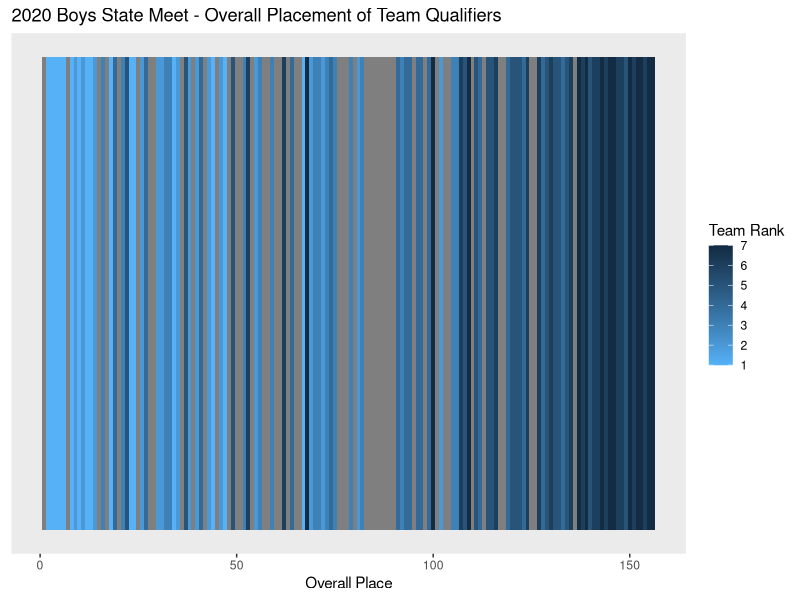
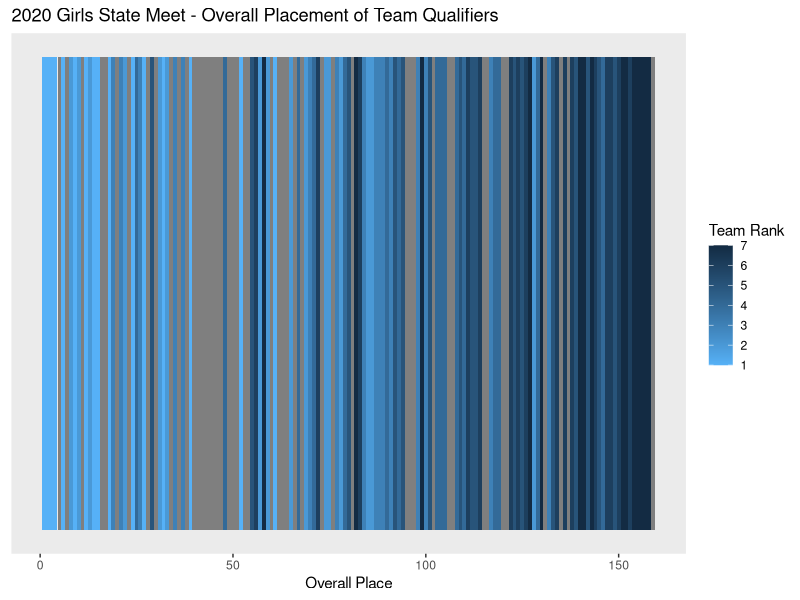

These figures' R source, in order:
## ---- chunk 1
library(dplyr)
library(tidyr)
library(ggplot2)
library(knitr)

knitr::opts_chunk$set(echo=FALSE)
knitr::opts_chunk$set(message = FALSE)

compute_team_ranks <- function(data) {
  data %>%
    group_by(TEAM) %>%
    mutate(
      team_rank = rank(PLACE),
      team_size = n()
    ) %>%
    mutate(
      team_rank = ifelse(team_size > 4, team_rank, NA)
    ) %>%
    ungroup()
}

girls <- read.csv('./girls_2020.csv') %>%
  mutate(
    TEAM = ifelse(TEAM == 'St. Paul Academy', 'St Paul Academy', TEAM) # just for name alignment with boys
  ) %>%
  compute_team_ranks()
boys <-read.csv('./boys_2020.csv') %>%
  compute_team_ranks()
sections <- read.csv('./sections.csv')
sections_results <- read.csv('./results/sections_data.csv')
## ---- chunk 2
ggplot(boys, aes(PLACE, 1, fill= team_rank)) + 
  geom_tile() +
  scale_fill_gradient(low = "#56B1F7", high = "#132B43") +
  theme(axis.title.y=element_blank(),
        axis.text.y=element_blank(),
        axis.ticks.y=element_blank(),
        panel.grid.major = element_blank(), 
        panel.grid.minor = element_blank()) +
  xlab('Overall Place') +
  labs(fill="Team Rank") +
  ggtitle('2020 Boys State Meet - Overall Placement of Team Qualifiers')
## ---- chunk 3
boys %>%
  filter(!is.na(team_rank)) %>%
  mutate(
    `Team Rank` = team_rank
  ) %>%
  group_by(`Team Rank`) %>%
  summarize(
    `Average Overall Placement` = mean(PLACE),
  ) %>%
  kable()
## ---- chunk 4
ggplot(girls, aes(PLACE, 1, fill= team_rank)) + 
  geom_tile() +
  scale_fill_gradient(low = "#56B1F7", high = "#132B43") +
  theme(axis.title.y=element_blank(),
        axis.text.y=element_blank(),
        axis.ticks.y=element_blank(),
        panel.grid.major = element_blank(), 
        panel.grid.minor = element_blank()) +
  xlab('Overall Place') +
  labs(fill="Team Rank") +
  ggtitle('2020 Girls State Meet - Overall Placement of Team Qualifiers')
## ---- chunk 5
girls %>%
  filter(!is.na(team_rank)) %>%
  mutate(
    `Team Rank` = team_rank
  ) %>%
  group_by(`Team Rank`) %>%
  summarize(
    `Average Overall Placement` = mean(PLACE),
  ) %>% 
  kable()
## ---- chunk 6
nonqual_stats <- function(results) {
  max_results <- results %>%
    group_by(section) %>%
    mutate(
      last_ind_place = max(ifelse(individual_qualifier, place, -Inf)),
      last_ind_time = max(ifelse(individual_qualifier, time, -Inf))
    ) %>%
    ungroup() %>%
    filter(team_qualifier) %>%
    group_by(team, section) %>%
    mutate(
      team_place = rank(time)
    ) %>%
    filter(team_place== max(team_place)) %>%
    summarize(
      p7 = max(place) - last_ind_place,
      t7 = max(time) - last_ind_time
    ) %>%
    group_by(section) %>%
    summarize(
      `Places between Last Individual and 7th Team Qualifiers` = mean(p7),
      `Time between Last Individual and 7th Team Qualifiers (seconds)` = mean(t7)
    ) %>%
    rename(
      Section = section
    ) %>%
    arrange(Section)
  
  mid_results <- results %>%
    group_by(section) %>%
    mutate(
      last_ind_place = max(ifelse(individual_qualifier, place, -Inf)),
      last_ind_time = max(ifelse(individual_qualifier, time, -Inf))
    ) %>%
    ungroup() %>%
    filter(team_qualifier) %>%
    group_by(team, section) %>%
    mutate(
      team_place = rank(time)
    ) %>%
    filter(team_place== 6) %>%
    summarize(
      p6 = max(place) - last_ind_place,
      t6 = max(time) - last_ind_time
    ) %>%
    group_by(section) %>%
    summarize(
      `Places between Last Individual and 6th Team Qualifiers` = mean(p6),
      `Time between Last Individual and 6th Team Qualifiers (seconds)` = mean(t6)
    ) %>%
    rename(
      Section = section
    ) %>%
    arrange(Section)
  
  min_results <- results %>%
    group_by(section) %>%
    mutate(
      last_ind_place = max(ifelse(individual_qualifier, place, -Inf)),
      last_ind_time = max(ifelse(individual_qualifier, time, -Inf))
    ) %>%
    ungroup() %>%
    filter(team_qualifier) %>%
    group_by(team, section) %>%
    mutate(
      team_place = rank(time)
    ) %>%
    filter(team_place== 5) %>%
    summarize(
      p5 = max(place) - last_ind_place,
      t5 = max(time) - last_ind_time
    ) %>%
    group_by(section) %>%
    summarize(
      `Places between Last Individual and 5th Team Qualifiers` = mean(p5),
      `Time between Last Individual and 5th Team Qualifiers (seconds)` = mean(t5)
    ) %>%
    rename(
      Section = section
    ) %>%
    arrange(Section)
  
  inner_join(min_results, max_results, by=c('Section')) %>%
    inner_join(mid_results, by='Section') %>%
    select(Section, `Places between Last Individual and 5th Team Qualifiers`, `Places between Last Individual and 6th Team Qualifiers`, `Places between Last Individual and 7th Team Qualifiers`, `Time between Last Individual and 5th Team Qualifiers (seconds)`,`Time between Last Individual and 6th Team Qualifiers (seconds)`, `Time between Last Individual and 7th Team Qualifiers (seconds)`) %>% as.data.frame()
}
## ---- chunk 7
bqs <- nonqual_stats(sections_results %>% filter(gender == 'boys')) %>%
  select(Section, `Places between Last Individual and 5th Team Qualifiers`, `Places between Last Individual and 6th Team Qualifiers`, `Places between Last Individual and 7th Team Qualifiers`)
kable(bqs)
## ---- chunk 8
bqs %>% summarize_all(mean) %>% select(-Section) %>% kable()
## ---- chunk 9
bqs <- nonqual_stats(sections_results %>% filter(gender == 'girls')) %>%
  select(Section, `Places between Last Individual and 5th Team Qualifiers`, `Places between Last Individual and 6th Team Qualifiers`, `Places between Last Individual and 7th Team Qualifiers`)
kable(bqs)
## ---- chunk 10
bqs %>% summarize_all(mean) %>% select(-Section) %>% kable()
